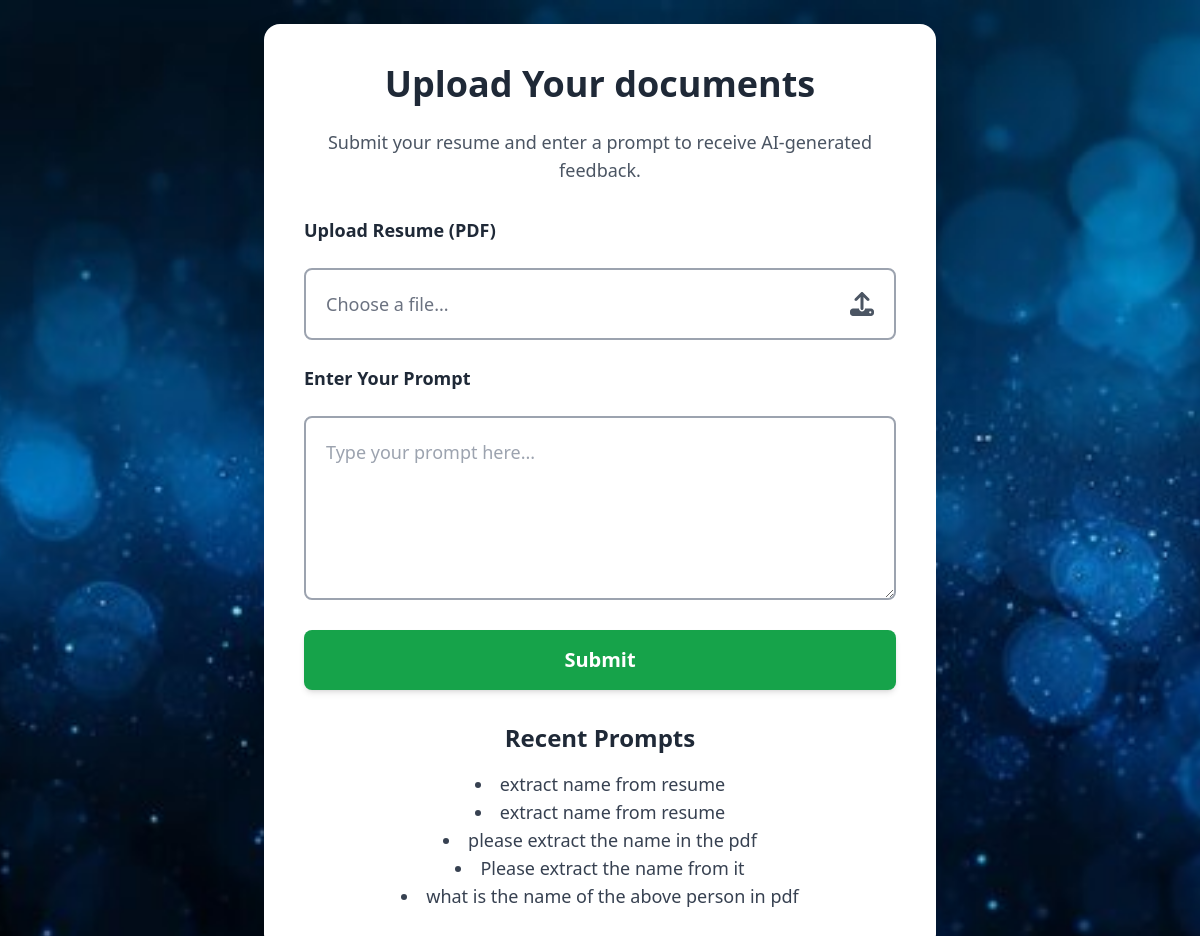
Page /document/upload/ on the earlier database version.
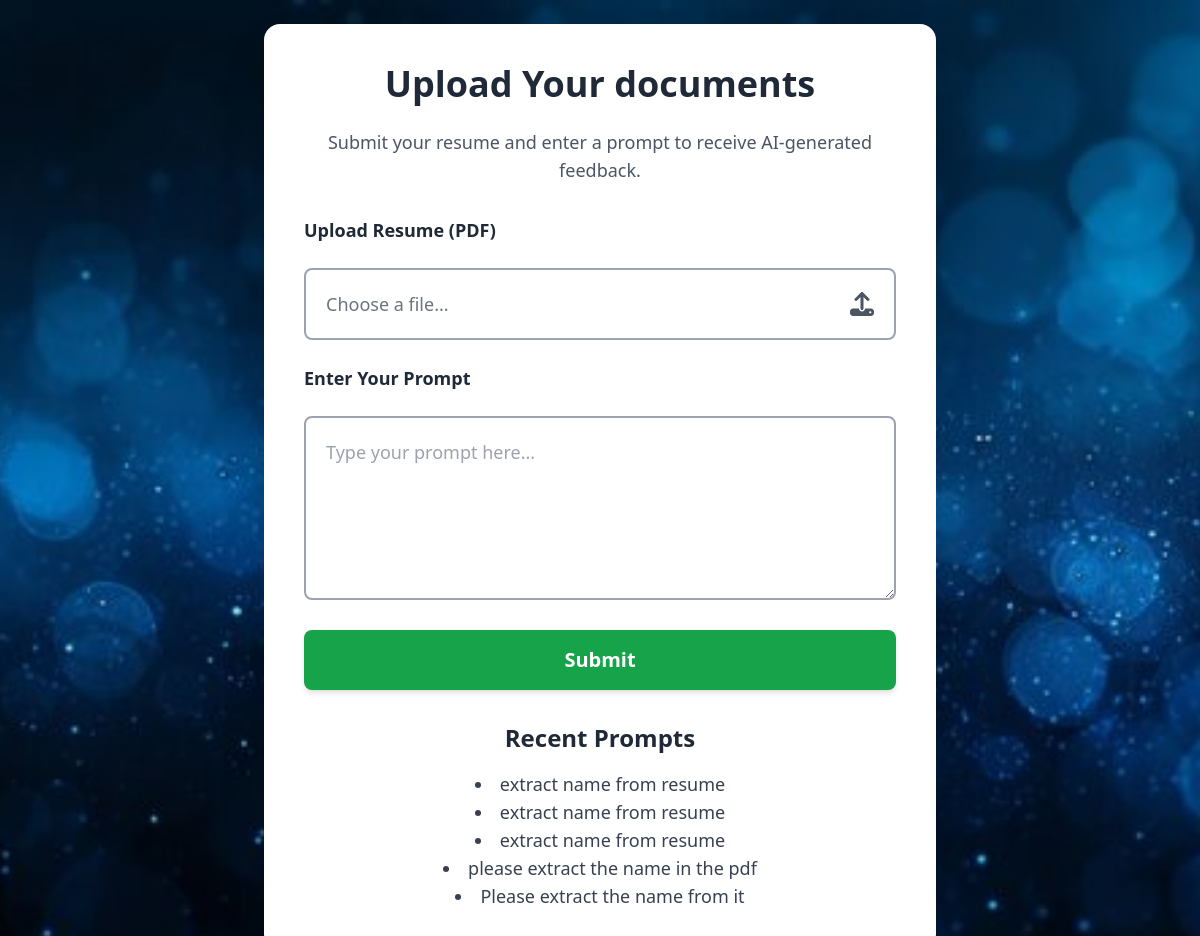
Same page on the later database version.
### document/models.py (models this page shows)
class Prompt(models.Model):
    text = models.TextField()
    response = models.TextField()
    created_at = models.DateTimeField(auto_now_add=True)

### document/views.py (the view)
# urls.py: path("upload/", upload_document, name="upload"),
def upload_document(request):
    response_text = None
    recent_prompts = Prompt.objects.all().order_by('-created_at')[:5]
    if request.method == "POST":
        form = DocumentUploadForm(request.POST, request.FILES)
        user_prompt = request.POST.get("prompt", "").strip()  # Get prompt from user input
        if form.is_valid() and user_prompt:
            document = form.save()
            file_path = document.file.path
            try:
                with open(file_path, "rb") as f:
                    uploaded_file = genai.upload_file(f, mime_type="application/pdf")
                model = genai.GenerativeModel("gemini-1.5-flash")
                response = model.generate_content([uploaded_file, user_prompt])
                response_text = response.text if hasattr(response, "text") else "No response received."
                Prompt.objects.create(text=user_prompt, response=response_text)
            except Exception as e:
                response_text = f"Error generating response: {str(e)}"
    else:
        form = DocumentUploadForm()
    return render(request, "upload.html", {"form": form, "response_text": response_text, "recent_prompts": recent_prompts})

### document/forms.py
class DocumentUploadForm(forms.ModelForm):
    class Meta:
        model = Document
        fields = ["file"]

### templates/upload.html (shortened to what this page needs)
{% load static %}
<!DOCTYPE html>
<html lang="en">
<head>
    <script src="https://cdn.tailwindcss.com"></script>
</head>
<body class="bg-cover bg-center bg-no-repeat flex items-center justify-center min-h-screen p-6"
style="background-image: url({% static 'images/hack_bg_image1.jpg' %});">
    <div class="bg-white shadow-2xl rounded-2xl p-10 max-w-2xl w-full text-center transform scale-90 opacity-0" id="upload-container">
        <h1 class="text-4xl font-extrabold text-gray-800 mb-6">Upload Your documents</h1>
        <p class="text-lg text-gray-600 mb-8">Submit your resume and enter a prompt to receive AI-generated feedback.</p>
        <form method="post" enctype="multipart/form-data" class="space-y-6 text-left">
            <label class="block text-gray-800 font-semibold text-lg">Upload Resume (PDF)</label>
            <div class="relative w-full border-2 border-gray-400 rounded-lg p-5 flex items-center justify-between cursor-pointer hover:border-blue-500 transition duration-300">
                <span id="file-label" class="text-gray-500 text-lg">Choose a file...</span>
                <i class="fa-solid fa-upload text-gray-600 text-2xl"></i>
            </div>
            <label class="block text-gray-800 font-semibold text-lg">Enter Your Prompt</label>
            <textarea name="prompt" class="w-full border-2 border-gray-400 p-5 rounded-lg focus:ring-4 focus:ring-blue-500 focus:outline-none text-lg" rows="5" required placeholder="Type your prompt here..."></textarea>
            <button type="submit" class="w-full bg-green-600 text-white text-xl px-8 py-4 rounded-lg shadow-md hover:bg-green-700 transition duration-300 font-semibold">
                Submit
            </button>
        </form>
        <h2 class="text-2xl font-bold text-gray-800 mt-8">Recent Prompts</h2>
        <ul class="list-disc list-inside text-gray-700 text-lg mt-4">
            {% for prompt in recent_prompts %}
                <li>{{ prompt.text }}</li>
            {% endfor %}
        </ul>
    </div>
</body>
</html>

Differences in the rows shown:
no longer on this page (row unchanged): Prompt: text "what is the name of the above person in pdf"
added Prompt: text "extract name from resume"
